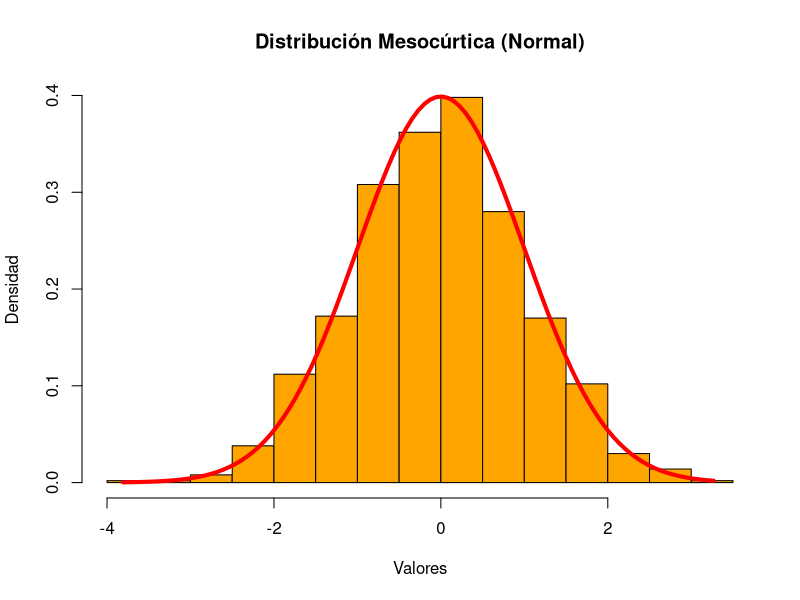
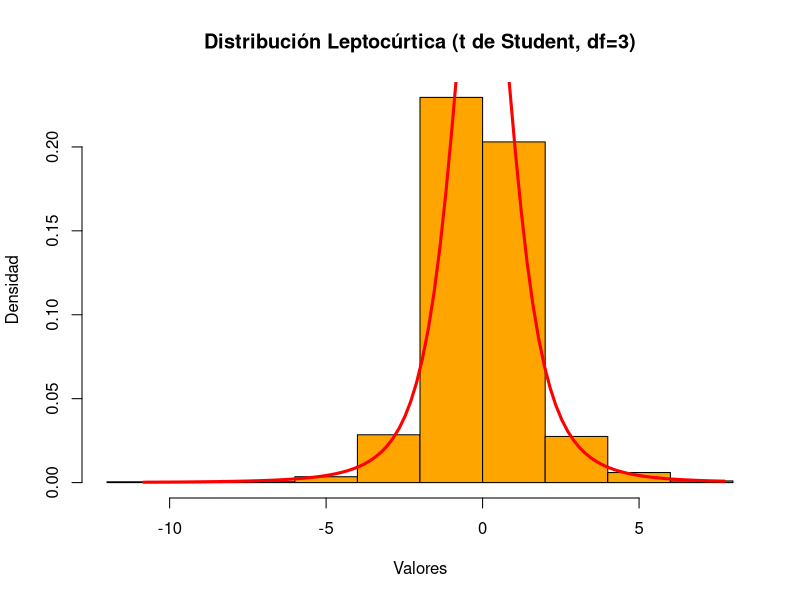
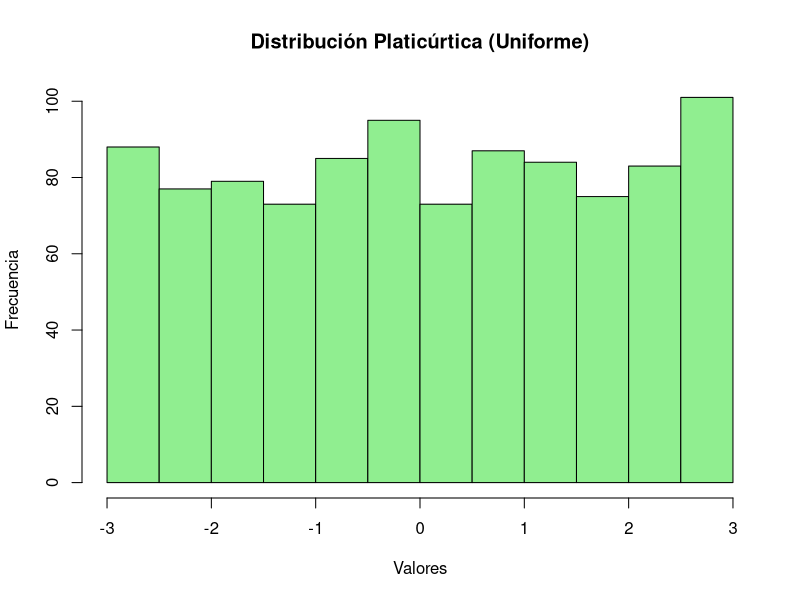
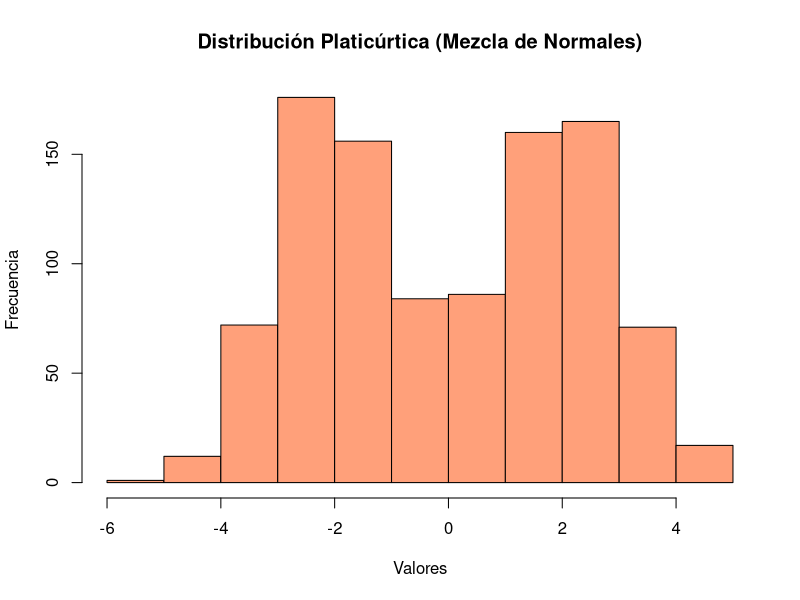
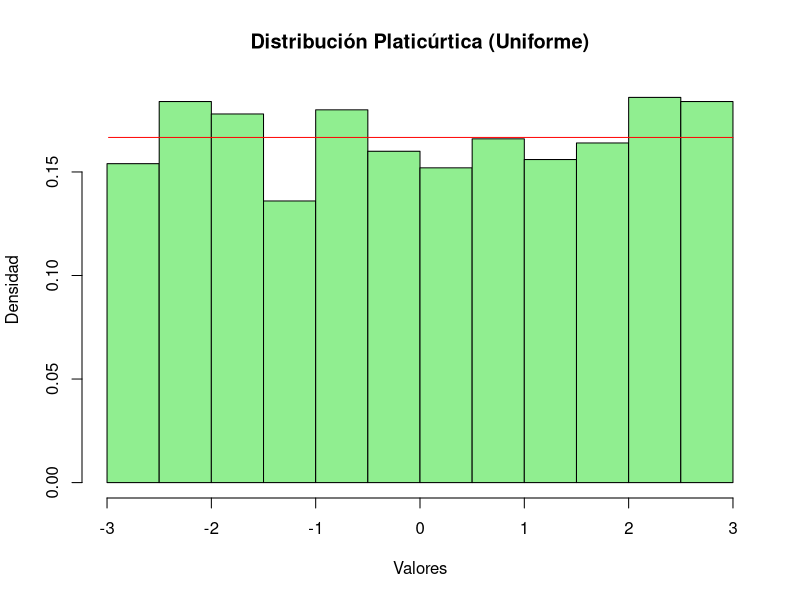
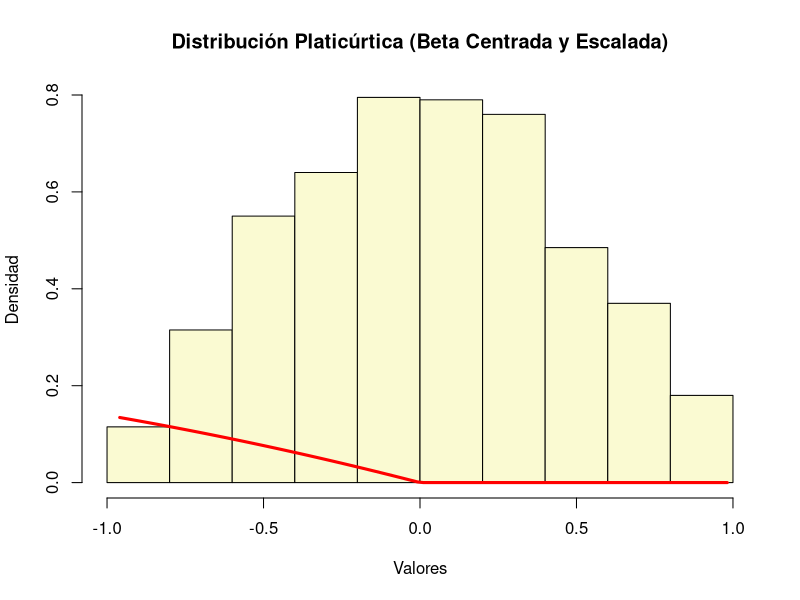
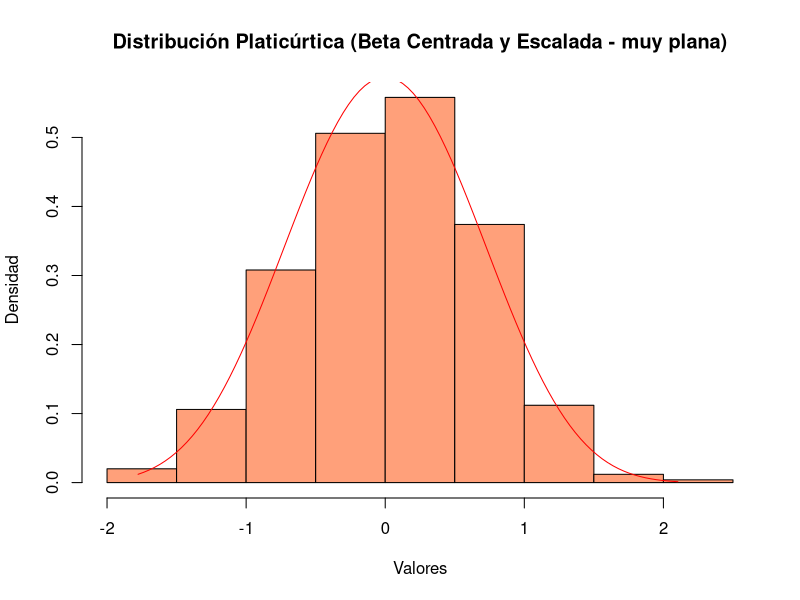
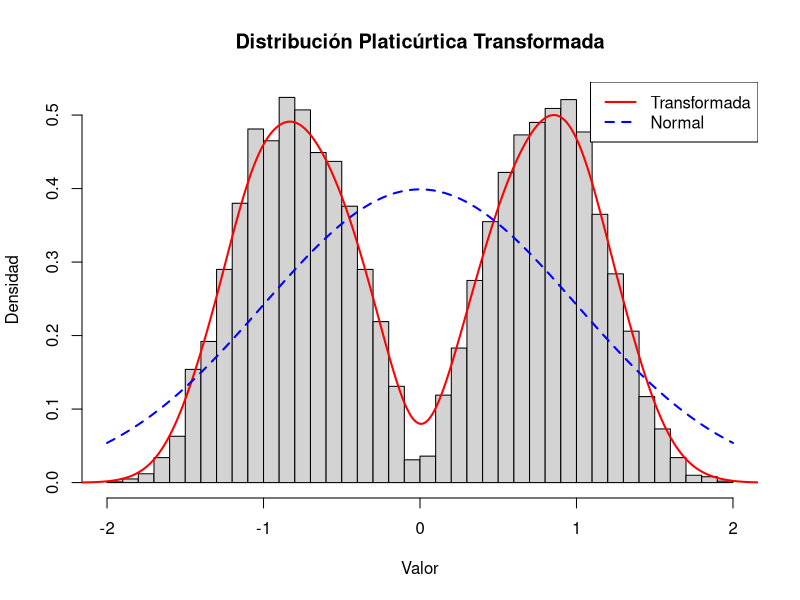

Source code (R) for these figures, in order:


# Simulación de una distribución mesocúrtica (normal)
n <- 1000  # Tamaño de la muestra
media <- 0
desviacion_estandar <- 1
datos_mesocurtica <- rnorm(n, mean = media, sd = desviacion_estandar)

# Visualización
hist(datos_mesocurtica, 
     main = "Distribución Mesocúrtica (Normal)",
     xlab = "Valores", 
     ylab = "Densidad",
     col = "orange",
     freq = FALSE)
curve(dnorm(x,
            mean = media,
            sd = desviacion_estandar),
      from = min(datos_mesocurtica), 
      to = max(datos_mesocurtica), 
      col = "red", 
      lw=4,
      add = TRUE)
#####
# Simulación de una distribución leptocúrtica (t de Student con df bajos)
df <- 3      # Grados de libertad (bajos para leptocurtosis)
n <- 1000
datos_leptocurtica <- rt(n, df = df)

# Visualización (opcional)
hist(datos_leptocurtica,
     main = "Distribución Leptocúrtica (t de Student, df=3)",
     xlab = "Valores", 
     ylab = "Densidad", 
     col = "orange",
     freq = FALSE)
curve(dt(x, df = df),
      from = min(datos_leptocurtica),
      to = max(datos_leptocurtica), 
      col = "red", 
      lw=3,
      add = TRUE)

######
# Simulación de una distribución platicúrtica (uniforme)
n <- 1000
min_val <- -3
max_val <- 3
datos_platicurtica_uniforme <- runif(n, min = min_val, max = max_val)

# Visualización de la uniforme (opcional)
hist(datos_platicurtica_uniforme, main = "Distribución Platicúrtica (Uniforme)", xlab = "Valores", ylab = "Frecuencia", col = "lightgreen")

# Otra forma de platicúrtica (mezcla de normales)
n <- 1000
datos1 <- rnorm(n/2, mean = -2, sd = 1)
datos2 <- rnorm(n/2, mean = 2, sd = 1)
datos_platicurtica_mezcla <- c(datos1, datos2)

# Visualización de la mezcla de normales (opcional)
hist(datos_platicurtica_mezcla, main = "Distribución Platicúrtica (Mezcla de Normales)", xlab = "Valores", ylab = "Frecuencia", col = "lightsalmon")



#######
# Simulación de una distribución platicúrtica (uniforme)
n <- 1000
min_val <- -3
max_val <- 3
datos_platicurtica_uniforme <- runif(n, min = min_val, max = max_val)

# Visualización de la uniforme
hist(datos_platicurtica_uniforme, main = "Distribución Platicúrtica (Uniforme)", xlab = "Valores", ylab = "Densidad", col = "lightgreen", freq = FALSE)
curve(dunif(x, min = min_val, max = max_val), from = min(datos_platicurtica_uniforme), to = max(datos_platicurtica_uniforme), col = "red", add = TRUE)


#####
# Simulación de una distribución platicúrtica (Beta centrada y escalada)
n <- 1000
alpha <- 2
beta <- 2

# Generar datos beta
datos_beta <- rbeta(n, shape1 = alpha, shape2 = beta)

# Centrar y escalar aproximadamente al rango de -3 a 3
datos_platicurtica_beta <- (datos_beta - 0.5) * 2

# Función de densidad beta centrada y escalada
densidad_beta_escalada <- function(x) {
  y <- (x + 6) / 6 # Desescalar para el argumento de dbeta
  ifelse(y >= 0 & y <= 1, dbeta(y, shape1 = alpha, shape2 = beta) / 6, 0) # Dividir por el factor de escala para la densidad
}

# Visualización
hist(datos_platicurtica_beta,
     main = "Distribución Platicúrtica (Beta Centrada y Escalada)", 
     xlab = "Valores",
     ylab = "Densidad",
     col = "lightgoldenrodyellow",
     freq = FALSE)

curve(densidad_beta_escalada(x), 
      from = min(datos_platicurtica_beta),
      to = max(datos_platicurtica_beta), 
      col = "red",
      lw=3,
      add = TRUE)

# Simulación de una distribución platicúrtica (Beta centrada y escalada - más plana)
# Simulación de una distribución platicúrtica (Beta centrada y escalada - aún más plana)
n <- 1000
alpha <- 10
beta <- 10

# Generar datos beta
datos_beta <- rbeta(n, shape1 = alpha, shape2 = beta)

# Centrar y escalar aproximadamente al rango de -3 a 3
datos_platicurtica_beta_muy_plana <- (datos_beta - 0.5) * 6
library(e1071)

kurtosis(datos_platicurtica_beta_muy_plana)
# Función de densidad beta centrada y escalada
densidad_beta_escalada_muy_plana <- function(x) {
  y <- (x + 3) / 6 # Desescalar para el argumento de dbeta
  ifelse(y >= 0 & y <= 1, dbeta(y, shape1 = alpha, shape2 = beta) / 6, 0) # Dividir por el factor de escala para la densidad
}

# Visualización
hist(datos_platicurtica_beta_muy_plana, main = "Distribución Platicúrtica (Beta Centrada y Escalada - muy plana)", xlab = "Valores", ylab = "Densidad", col = "lightsalmon", freq = FALSE)
curve(densidad_beta_escalada_muy_plana(x), from = min(datos_platicurtica_beta_muy_plana), to = max(datos_platicurtica_beta_muy_plana), col = "red", add = TRUE)


########
set.seed(123)
n <- 10000
x <- rnorm(n)

# Transformación que reduce la curtosis
x_platicurtic <- sign(x) * abs(x)^0.5  # También puedes probar con ^0.4 o ^0.3

# Visualización
hist(x_platicurtic, probability = TRUE, breaks = 50, col = "lightgray",
     main = "Distribución Platicúrtica Transformada",
     xlab = "Valor", ylab = "Densidad")
lines(density(x_platicurtic), col = "red", lwd = 2)

# Comparar con normal
curve(dnorm(x), col = "blue", lwd = 2, add = TRUE, lty = 2)
legend("topright", legend = c("Transformada", "Normal"),
       col = c("red", "blue"), lty = c(1, 2), lwd = 2)


######
# Simular datos con alta curtosis (distribución t de Student con pocos grados de libertad)
datos_alta_curtosis <- rt(1000, df = 3)
hist(datos_alta_curtosis, main="Distribución con Alta Curtosis", xlab="Valor", ylab="Frecuencia", col="lightcoral", border="black")
abline(v=mean(datos_alta_curtosis), col="red", lty="dashed", lwd=2)

# Comparar con una normal
datos_normal <- rnorm(1000)
lines(density(datos_normal), col="blue", lwd=2)
legend("topright", legend=c("Alta Curtosis", "Normal"), col=c("lightcoral", "blue"), lty=1)
#######
# Simulación de una distribución platicúrtica (Beta centrada y escalada - más plana)
n <- 1000
alpha <- 5
beta <- 5

# Generar datos beta
datos_beta <- rbeta(n, shape1 = alpha, shape2 = beta)

# Centrar y escalar aproximadamente al rango de -3 a 3
datos_platicurtica_beta_plana <- (datos_beta - 0.5) * 6

# Función de densidad beta centrada y escalada
densidad_beta_escalada_plana <- function(x) {
  y <- (x + 3) / 6 # Desescalar para el argumento de dbeta
  ifelse(y >= 0 & y <= 1, dbeta(y, shape1 = alpha, shape2 = beta) / 6, 0) # Dividir por el factor de escala para la densidad
}

# Visualización
hist(datos_platicurtica_beta_plana, main = "Distribución Platicúrtica (Beta Centrada y Escalada - más plana)", xlab = "Valores", ylab = "Densidad", col = "lightgoldenrodyellow", freq = FALSE)
curve(densidad_beta_escalada_plana(x), from = min(datos_platicurtica_beta_plana), to = max(datos_platicurtica_beta_plana), col = "red", add = TRUE)



#######